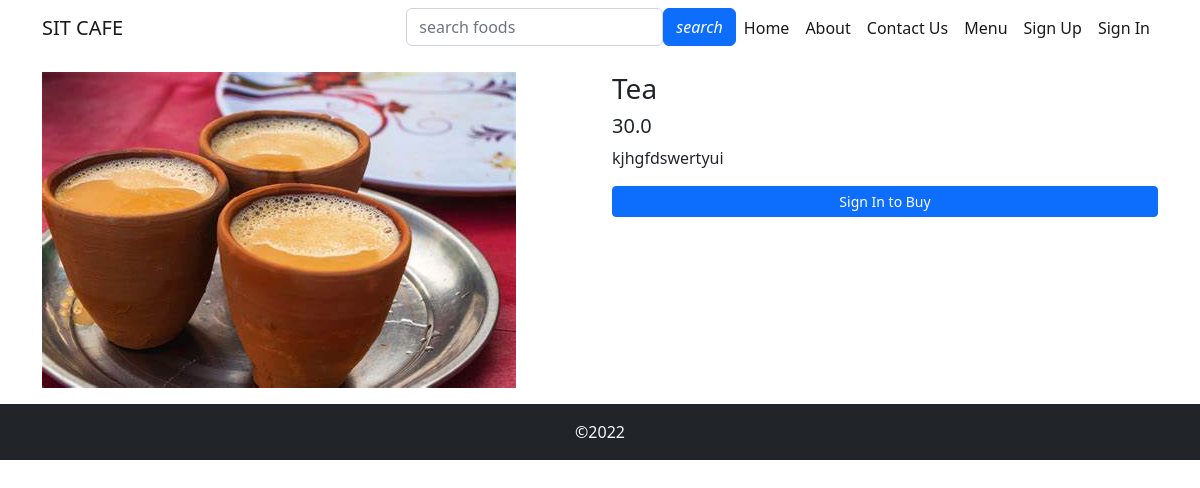
Screenshot of /food/details/3/ with the database file from the repository.
### food/models.py (models this page shows, shortened)
class Food(models.Model):
    category = models.ForeignKey(Cuisine, on_delete=models.DO_NOTHING)
    name = models.CharField(max_length=100)
    price = models.FloatField()
    description = models.TextField()
    secondary_description = models.TextField(blank=True)
    is_available = models.BooleanField(default=True)
    photo = models.ImageField(upload_to = 'food_images/')

### food/views.py (the view)
# urls.py: path('details/<int:id>/', views.details, name="details"),
def details(request, id):
    food = Food.objects.get(id = id)  # first id is the column name, second id is the request id we received, e.g., select * from Food where id = 3
    context = {
        'food' : food                   # food is the object of the Food table for the particular food items whose details button we have clicked in menu.html
    }
    return render(request, 'food/details.html', context)

### templates/food/details.html (shortened to what this page needs)
{% extends 'base.html' %}
{% load static %}
{% block css %}
    <link rel="stylesheet" href="{% static 'css/cart-style.css' %}">
{% endblock css %}
{% block content %}
<div class="container">
    <div class="row my-3">
        <div class="col-md-6">
            <img src="{{food.photo.url}}" alt="{{food.name}}" class="img-fluid">
        </div>
        <div class="col-md-6">
            <h3 class="h3">{{food.name}}</h3>
            <h5 class="h5">{{food.price}}</h5>
            <p class="text-lead">{{food.description}}</p>
            <div class="my-2">
                {% if food.is_available %}
                    {% if user.is_authenticated %}
                        <form action="{% url 'add_to_cart' %}" method="post">
                            {% csrf_token %}
                            <input type="hidden" name="food_id" value="{{food.id}}">
                            <div class="input-group mb-3">
                                <button class="btn btn-outline-secondary" type="button" onclick="decrement()">-</button>
                                <input type="text" class="quantity" id="quantity" name="quantity" value="1" readonly>
                                <button class="btn btn-outline-secondary" type="button" onclick="increment()">+</button>
                            </div>
                            <input type="submit" value="Add to Cart" class="btn btn-primary w-100">
                        </form>
                    {% else %}
                    <a href="" class="btn btn-primary btn-sm w-100">Sign In to Buy</a>
                    {% endif %}
                {% else %}
                <p class="text-danger">Currently Unavailable</p>
                {% endif %}
            </div>
        </div>
    </div>
</div>
{% endblock content %}

### rows the page displays
Food: photo (picture), name "Tea", price "30.0", description "kjhgfdswertyui"
